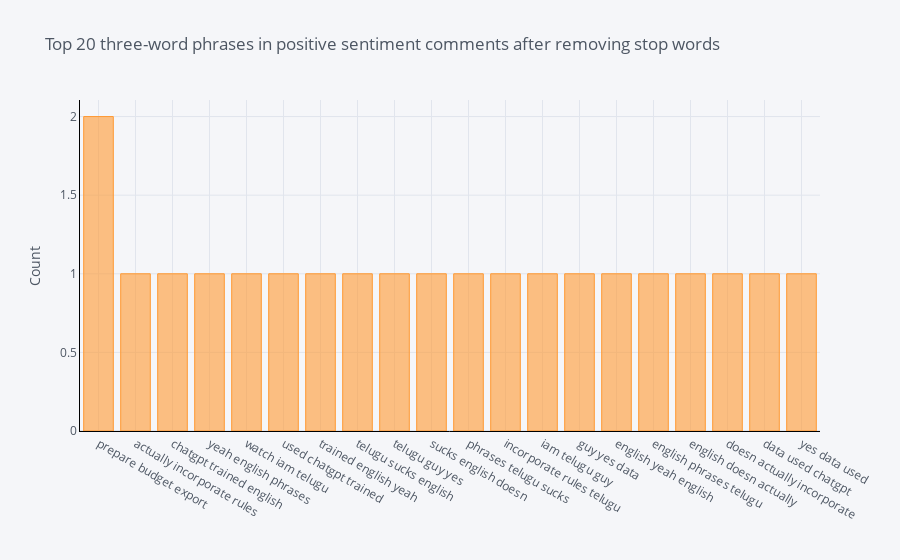

The code cell stored with this chart in its notebook:
### Code cell
# Tri-grams

def get_top_n_trigram(corpus, n=None):
    vec = CountVectorizer(ngram_range=(3, 3), stop_words=list(stop_words)).fit(corpus)
    bag_of_words = vec.transform(corpus)
    sum_words = bag_of_words.sum(axis=0) 
    words_freq = [(word, sum_words[0, idx]) for word, idx in vec.vocabulary_.items()]
    words_freq =sorted(words_freq, key = lambda x: x[1], reverse=True)
    return words_freq[:n]
common_words = get_top_n_trigram(pos_df['text'], 20)
for word, freq in common_words:
    print(word, freq)
df6 = pd.DataFrame(common_words, columns = ['CommentsText' , 'count'])
df6.groupby('CommentsText').sum()['count'].sort_values(ascending=False).iplot(
    kind='bar', yTitle='Count', linecolor='black', title='Top 20 three-word phrases in positive sentiment comments after removing stop words')

### Figure 1 — Plotly figure (JSON) as saved in the notebook; plotly's stock layout.template omitted (floating-point values rounded to 4 significant figures)
{"data": [{"marker": {"color": "rgba(255, 153, 51, 0.6)", "line": {"color": "rgba(255, 153, 51, 1.0)", "width": 1}}, "name": "count", "orientation": "v", "text": "", "type": "bar", "x": ["prepare budget export", "actually incorporate rules", "chatgpt trained english", "yeah english phrases", "watch iam telugu", "used chatgpt trained", "trained english yeah", "telugu sucks english", "telugu guy yes", "sucks english doesn", "phrases telugu sucks", "incorporate rules telugu", "iam telugu guy", "guy yes data", "english yeah english", "english phrases telugu", "english doesn actually", "doesn actually incorporate", "data used chatgpt", "yes data used"], "y": [2, 1, 1, 1, 1, 1, 1, 1, 1, 1, 1, 1, 1, 1, 1, 1, 1, 1, 1, 1]}], "layout": {"legend": {"bgcolor": "#F5F6F9", "font": {"color": "#4D5663"}}, "paper_bgcolor": "#F5F6F9", "plot_bgcolor": "#F5F6F9", "title": {"font": {"color": "#4D5663"}, "text": "Top 20 three-word phrases in positive sentiment comments after removing stop words"}, "xaxis": {"gridcolor": "#E1E5ED", "linecolor": "black", "showgrid": true, "tickfont": {"color": "#4D5663"}, "title": {"font": {"color": "#4D5663"}, "text": ""}, "zerolinecolor": "#E1E5ED"}, "yaxis": {"gridcolor": "#E1E5ED", "linecolor": "black", "showgrid": true, "tickfont": {"color": "#4D5663"}, "title": {"font": {"color": "#4D5663"}, "text": "Count"}, "zerolinecolor": "#E1E5ED"}}}
